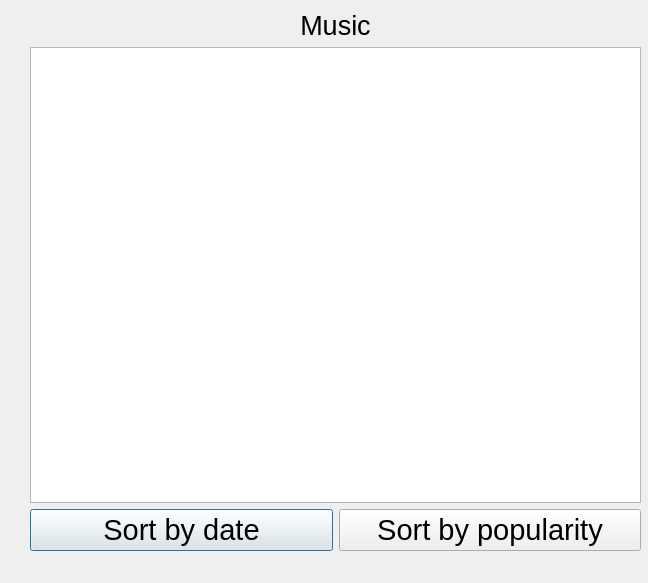
<?xml version="1.0" encoding="UTF-8"?>
<ui version="4.0">
 <class>Music</class>
 <widget class="QDialog" name="Music">
  <property name="geometry">
   <rect>
    <x>0</x>
    <y>0</y>
    <width>648</width>
    <height>583</height>
   </rect>
  </property>
  <property name="windowTitle">
   <string>Dialog</string>
  </property>
  <widget class="QWidget" name="layoutWidget">
   <property name="geometry">
    <rect>
     <x>30</x>
     <y>10</y>
     <width>611</width>
     <height>541</height>
    </rect>
   </property>
   <layout class="QVBoxLayout" name="verticalLayout">
    <item>
     <widget class="QLabel" name="type_of_music">
      <property name="font">
       <font>
        <pointsize>20</pointsize>
       </font>
      </property>
      <property name="text">
       <string>Music</string>
      </property>
      <property name="alignment">
       <set>Qt::AlignCenter</set>
      </property>
     </widget>
    </item>
    <item>
     <widget class="QListWidget" name="listWidget">
      <property name="font">
       <font>
        <pointsize>25</pointsize>
       </font>
      </property>
     </widget>
    </item>
    <item>
     <layout class="QHBoxLayout" name="horizontalLayout">
      <item>
       <widget class="QPushButton" name="date_sort">
        <property name="font">
         <font>
          <pointsize>22</pointsize>
         </font>
        </property>
        <property name="text">
         <string>Sort by date</string>
        </property>
       </widget>
      </item>
      <item>
       <widget class="QPushButton" name="popularity_sort">
        <property name="font">
         <font>
          <pointsize>22</pointsize>
         </font>
        </property>
        <property name="text">
         <string>Sort by popularity</string>
        </property>
       </widget>
      </item>
     </layout>
    </item>
   </layout>
  </widget>
 </widget>
 <resources/>
 <connections/>
</ui>
